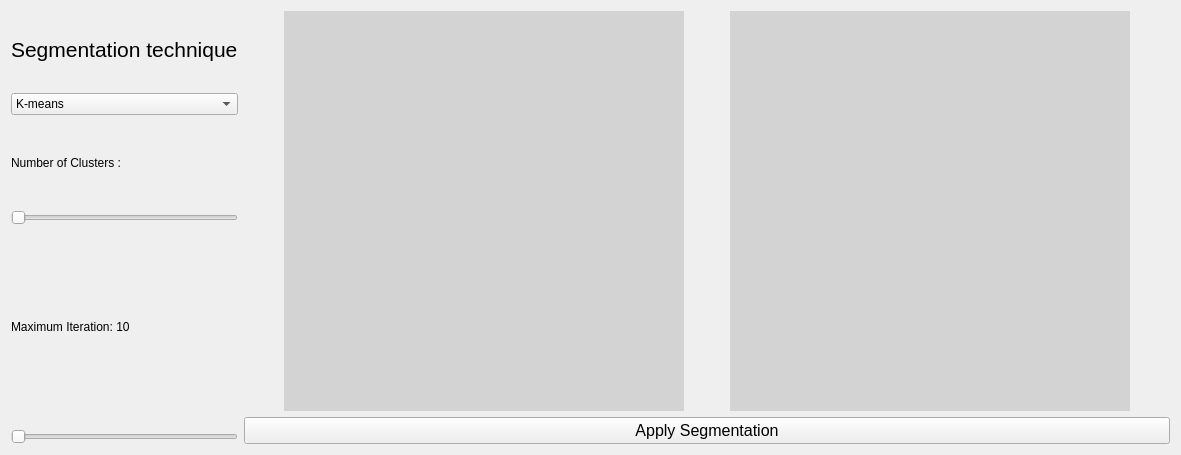
      <widget class="QWidget" name="tab_9">
       <attribute name="title">
        <string>Segmentation</string>
       </attribute>
       <layout class="QGridLayout" name="gridLayout_11">
        <item row="0" column="0">
         <layout class="QHBoxLayout" name="horizontalLayout_34">
          <item>
           <layout class="QVBoxLayout" name="verticalLayout_38">
            <item>
             <layout class="QVBoxLayout" name="verticalLayout_36">
              <item>
               <layout class="QVBoxLayout" name="verticalLayout_35">
                <item>
                 <widget class="QLabel" name="label_9">
                  <property name="font">
                   <font>
                    <pointsize>16</pointsize>
                   </font>
                  </property>
                  <property name="text">
                   <string>Segmentation technique</string>
                  </property>
                 </widget>
                </item>
                <item>
                 <widget class="QComboBox" name="segmentation_comboBox">
                  <item>
                   <property name="text">
                    <string>K-means</string>
                   </property>
                  </item>
                  <item>
                   <property name="text">
                    <string>Mean Shift</string>
                   </property>
                  </item>
                  <item>
                   <property name="text">
                    <string>Region Growing</string>
                   </property>
                  </item>
                 </widget>
                </item>
               </layout>
              </item>
              <item>
               <layout class="QVBoxLayout" name="verticalLayout_31">
                <item>
                 <widget class="QLabel" name="segmentation_threshold_slider_lbl">
                  <property name="text">
                   <string>Number of Clusters : </string>
                  </property>
                 </widget>
                </item>
                <item>
                 <widget class="QSlider" name="segmentation_threshold_slider">
                  <property name="minimum">
                   <number>1</number>
                  </property>
                  <property name="maximum">
                   <number>20</number>
                  </property>
                  <property name="orientation">
                   <enum>Qt::Horizontal</enum>
                  </property>
                 </widget>
                </item>
               </layout>
              </item>
             </layout>
            </item>
            <item>
             <layout class="QVBoxLayout" name="verticalLayout_37">
              <item>
               <widget class="QLabel" name="segmentation_threshold_slider_lbl_2">
                <property name="text">
                 <string>Maximum Iteration: 10</string>
                </property>
               </widget>
              </item>
              <item>
               <widget class="QSlider" name="segmentation_threshold_slider_2">
                <property name="minimum">
                 <number>10</number>
                </property>
                <property name="maximum">
                 <number>100</number>
                </property>
                <property name="orientation">
                 <enum>Qt::Horizontal</enum>
                </property>
               </widget>
              </item>
             </layout>
            </item>
           </layout>
          </item>
          <item>
           <layout class="QGridLayout" name="gridLayout_10">
            <item row="0" column="0">
             <layout class="QHBoxLayout" name="horizontalLayout_36">
              <item>
               <spacer name="horizontalSpacer_5">
                <property name="orientation">
                 <enum>Qt::Horizontal</enum>
                </property>
                <property name="sizeHint" stdset="0">
                 <size>
                  <width>40</width>
                  <height>20</height>
                 </size>
                </property>
               </spacer>
              </item>
              <item>
               <widget class="QLabel" name="image_before_segmentation">
                <property name="sizePolicy">
                 <sizepolicy hsizetype="Fixed" vsizetype="Fixed">
                  <horstretch>0</horstretch>
                  <verstretch>0</verstretch>
                 </sizepolicy>
                </property>
                <property name="minimumSize">
                 <size>
                  <width>400</width>
                  <height>400</height>
                 </size>
                </property>
                <property name="styleSheet">
                 <string notr="true">background-color:lightgrey</string>
                </property>
                <property name="text">
                 <string/>
                </property>
               </widget>
              </item>
              <item>
               <spacer name="horizontalSpacer_6">
                <property name="orientation">
                 <enum>Qt::Horizontal</enum>
                </property>
                <property name="sizeHint" stdset="0">
                 <size>
                  <width>40</width>
                  <height>20</height>
                 </size>
                </property>
               </spacer>
              </item>
              <item>
               <widget class="QLabel" name="segmented_image">
                <property name="sizePolicy">
                 <sizepolicy hsizetype="Fixed" vsizetype="Fixed">
                  <horstretch>0</horstretch>
                  <verstretch>0</verstretch>
                 </sizepolicy>
                </property>
                <property name="minimumSize">
                 <size>
                  <width>400</width>
                  <height>400</height>
                 </size>
                </property>
                <property name="styleSheet">
                 <string notr="true">background-color:lightgrey</string>
                </property>
                <property name="text">
                 <string/>
                </property>
               </widget>
              </item>
              <item>
               <spacer name="horizontalSpacer_7">
                <property name="orientation">
                 <enum>Qt::Horizontal</enum>
                </property>
                <property name="sizeHint" stdset="0">
                 <size>
                  <width>40</width>
                  <height>20</height>
                 </size>
                </property>
               </spacer>
              </item>
             </layout>
            </item>
            <item row="1" column="0">
             <widget class="QPushButton" name="apply_segmentation_btn">
              <property name="font">
               <font>
                <pointsize>12</pointsize>
               </font>
              </property>
              <property name="text">
               <string>Apply Segmentation</string>
              </property>
             </widget>
            </item>
           </layout>
          </item>
         </layout>
        </item>
       </layout>
      </widget>
